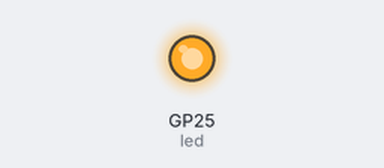
Recording of a program running on a simulated Raspberry Pi Pico running MicroPython. On the bench: output pins drawn as LEDs (lit = HIGH). No radio messages arrive unless stated (any console line starting 'radio sent:' is added by the test bench); what the program prints to the serial console is not drawn.

Above: at 0.16 s.
At 2.7 s:
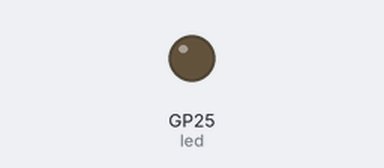
Timing chart, 0 to 6.8 s (numbered marks = the images above):
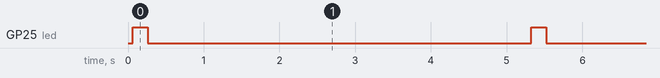

Measured:
- by itself, GP25 (led): alternates HIGH for 0.20 s and LOW for 5.1 s

The program:

main.py
```python
from machine import Pin, SPI
import time
from sx127x import SX127x

# --- Pin Definitions ---
# Make sure these match your physical wiring
PIN_ID = {
    'miso': 4,
    'mosi': 3,
    'sck': 2,
    'cs': 5,
    'reset': 6,
    'dio0': 7,
}

# The Pico's built-in LED is usually on pin 25.
# You can also use the alias "LED".
led = machine.Pin("LED", machine.Pin.OUT)

# --- LoRa Parameters ---
LORA_FREQUENCY = 433.0  # MHz - MUST match the receiver's frequency
LORA_TX_POWER = 17      # dBm - Standard power level

# --- Initialize SPI Bus ---
spi = SPI(
    0,
    baudrate=10000000,  # 10MHz
    polarity=0,
    phase=0,
    bits=8,
    firstbit=SPI.MSB,
    sck=Pin(PIN_ID['sck']),
    mosi=Pin(PIN_ID['mosi']),
    miso=Pin(PIN_ID['miso']),
)

# --- Initialize LoRa Module ---
try:
    # Pass parameters to the constructor
    lora = SX127x(
        spi,
        pins=PIN_ID,
        parameters={'frequency': LORA_FREQUENCY, 'tx_power_level': LORA_TX_POWER}
    )
    print("✅ LoRa Sender initialized successfully with full library.")

except Exception as e:
    print(f"❌ Error initializing LoRa module: {e}")
    # Halt execution if the module fails to start
    while True:
        pass

# --- Main Loop ---
packet_counter = 0
while True:
    try:
        # Prepare the message
        message = f"Hello from sender! Packet #{packet_counter}"
        payload = message.encode() # Convert string to bytes

        # The send() method now exists in our new library
        lora.send(payload)

        led.on()   # Turn LED ON
        time.sleep(0.2)
        led.off()  # Turn LED OFF
        print(f"✔️ Sent: '{message}'")
        packet_counter += 1
        time.sleep(5) # Wait 5 seconds before sending the next packet

    except Exception as e:
        print(f"❌ An error occurred during sending: {e}")
        time.sleep(5)
```
